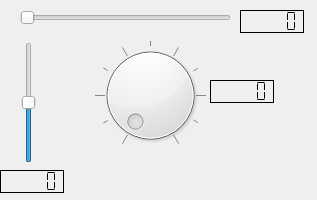
<?xml version="1.0" encoding="UTF-8"?>
<ui version="4.0">
 <class>MainWindow</class>
 <widget class="QMainWindow" name="MainWindow">
  <property name="geometry">
   <rect>
    <x>0</x>
    <y>0</y>
    <width>317</width>
    <height>200</height>
   </rect>
  </property>
  <property name="windowTitle">
   <string>MainWindow</string>
  </property>
  <widget class="QWidget" name="centralwidget">
   <widget class="QSlider" name="Hslider">
    <property name="geometry">
     <rect>
      <x>20</x>
      <y>10</y>
      <width>211</width>
      <height>16</height>
     </rect>
    </property>
    <property name="value">
     <number>0</number>
    </property>
    <property name="sliderPosition">
     <number>0</number>
    </property>
    <property name="tracking">
     <bool>true</bool>
    </property>
    <property name="orientation">
     <enum>Qt::Horizontal</enum>
    </property>
    <property name="tickPosition">
     <enum>QSlider::NoTicks</enum>
    </property>
   </widget>
   <widget class="QDial" name="dial">
    <property name="geometry">
     <rect>
      <x>80</x>
      <y>40</y>
      <width>141</width>
      <height>111</height>
     </rect>
    </property>
    <property name="maximum">
     <number>50</number>
    </property>
    <property name="pageStep">
     <number>2</number>
    </property>
    <property name="notchTarget">
     <double>10.000000000000000</double>
    </property>
    <property name="notchesVisible">
     <bool>true</bool>
    </property>
   </widget>
   <widget class="QLCDNumber" name="lcdH">
    <property name="geometry">
     <rect>
      <x>240</x>
      <y>10</y>
      <width>64</width>
      <height>23</height>
     </rect>
    </property>
    <property name="frameShadow">
     <enum>QFrame::Plain</enum>
    </property>
    <property name="segmentStyle">
     <enum>QLCDNumber::Flat</enum>
    </property>
   </widget>
   <widget class="QLCDNumber" name="lcdDial">
    <property name="geometry">
     <rect>
      <x>210</x>
      <y>80</y>
      <width>64</width>
      <height>23</height>
     </rect>
    </property>
    <property name="sizePolicy">
     <sizepolicy hsizetype="Minimum" vsizetype="Maximum">
      <horstretch>0</horstretch>
      <verstretch>0</verstretch>
     </sizepolicy>
    </property>
    <property name="frameShadow">
     <enum>QFrame::Plain</enum>
    </property>
    <property name="segmentStyle">
     <enum>QLCDNumber::Flat</enum>
    </property>
   </widget>
   <widget class="QLCDNumber" name="lcdV">
    <property name="geometry">
     <rect>
      <x>0</x>
      <y>170</y>
      <width>64</width>
      <height>23</height>
     </rect>
    </property>
    <property name="sizePolicy">
     <sizepolicy hsizetype="Maximum" vsizetype="Maximum">
      <horstretch>0</horstretch>
      <verstretch>0</verstretch>
     </sizepolicy>
    </property>
    <property name="frameShadow">
     <enum>QFrame::Plain</enum>
    </property>
    <property name="segmentStyle">
     <enum>QLCDNumber::Flat</enum>
    </property>
   </widget>
   <widget class="QSlider" name="Vslider">
    <property name="geometry">
     <rect>
      <x>21</x>
      <y>42</y>
      <width>16</width>
      <height>121</height>
     </rect>
    </property>
    <property name="layoutDirection">
     <enum>Qt::RightToLeft</enum>
    </property>
    <property name="minimum">
     <number>-100</number>
    </property>
    <property name="maximum">
     <number>100</number>
    </property>
    <property name="orientation">
     <enum>Qt::Vertical</enum>
    </property>
   </widget>
  </widget>
 </widget>
 <resources/>
 <connections>
  <connection>
   <sender>Vslider</sender>
   <signal>valueChanged(int)</signal>
   <receiver>lcdV</receiver>
   <slot>display(int)</slot>
   <hints>
    <hint type="sourcelabel">
     <x>28</x>
     <y>142</y>
    </hint>
    <hint type="destinationlabel">
     <x>54</x>
     <y>174</y>
    </hint>
   </hints>
  </connection>
  <connection>
   <sender>dial</sender>
   <signal>valueChanged(int)</signal>
   <receiver>lcdDial</receiver>
   <slot>display(int)</slot>
   <hints>
    <hint type="sourcelabel">
     <x>189</x>
     <y>114</y>
    </hint>
    <hint type="destinationlabel">
     <x>263</x>
     <y>97</y>
    </hint>
   </hints>
  </connection>
  <connection>
   <sender>Hslider</sender>
   <signal>valueChanged(int)</signal>
   <receiver>lcdH</receiver>
   <slot>display(int)</slot>
   <hints>
    <hint type="sourcelabel">
     <x>192</x>
     <y>17</y>
    </hint>
    <hint type="destinationlabel">
     <x>260</x>
     <y>20</y>
    </hint>
   </hints>
  </connection>
 </connections>
</ui>
